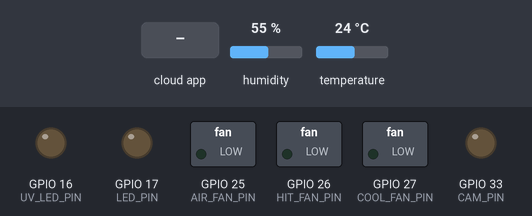
A sketch run on a simulated ESP32. Shown: switched loads named in the sketch (green lamp = pin HIGH), output pins drawn as LEDs (lit = HIGH). The inputs (shaded band) are chosen by the test bench; at power-on: temperature 24 °C, humidity 55 %. WiFi joins after 1.5 s; servers stay silent unless stated; the Firebase database answers and starts empty; what the sketch prints to the serial monitor is not drawn.

Above: at 2.7 s.
2.8 s: the phone or cloud app sets isUvLed to false
At 4.6 s:
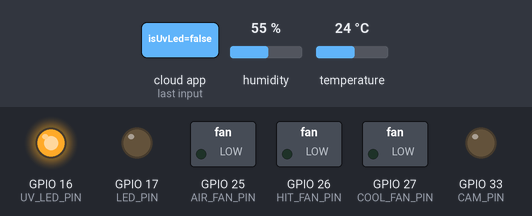
4.9 s: the phone or cloud app sets isLed to false
At 5.4 s:
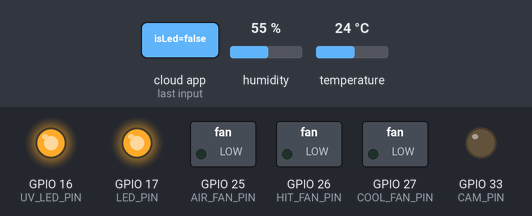
6.5 s: the phone or cloud app sets isCam to false
At 7.3 s:
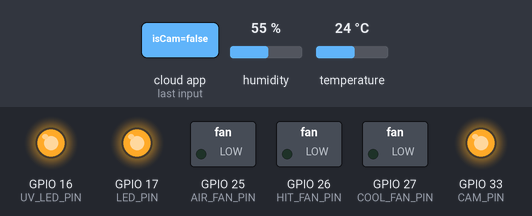
8.0 s: the phone or cloud app sets isCoolFan to true
At 8.8 s:
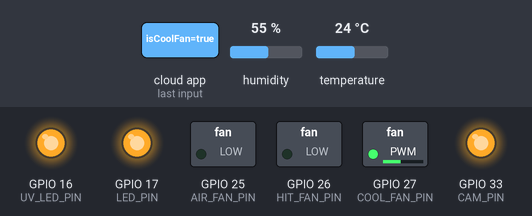
9.7 s: the phone or cloud app sets isHitFan to true
At 10.6 s:
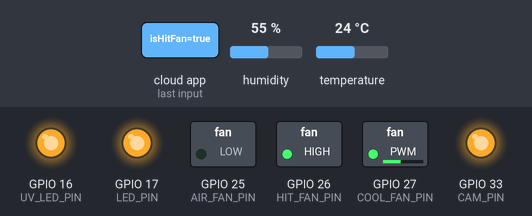
11.3 s: temperature set to 12 °C
At 14.8 s:
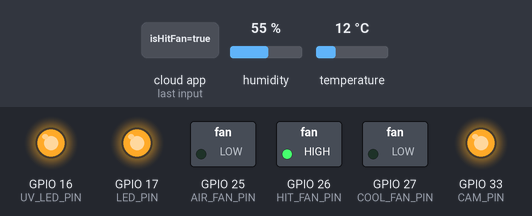
Timing chart, 0 to 16.3 s (numbered marks = the images above; inputs shaded):
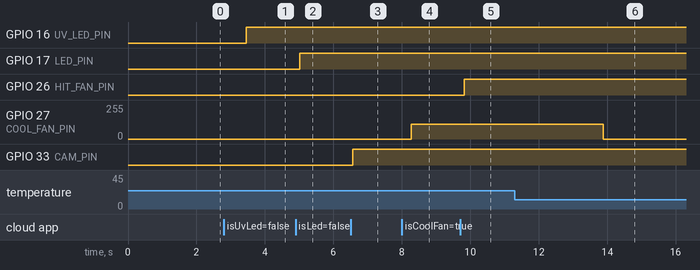

Measured:
- after the input at 2.8 s, GPIO 16 (UV_LED_PIN): LOW → HIGH after 0.66 s
- after the input at 4.9 s, GPIO 17 (LED_PIN): LOW → HIGH after 0.12 s
- after the input at 6.5 s, GPIO 33 (CAM_PIN): LOW → HIGH after 0.07 s
- after the input at 8.0 s, GPIO 27 (COOL_FAN_PIN): 0/255 → 111/255 after 0.27 s
- after the input at 9.7 s, GPIO 26 (HIT_FAN_PIN): LOW → HIGH after 0.12 s
- after the input at 11.3 s, GPIO 27 (COOL_FAN_PIN): 111/255 → 0/255 after 2.6 s

The sketch:

inqbat-esp.ino
```cpp
#include <WiFi.h>
#include <WiFiClient.h>
#include <WebServer.h>
#include <ESPmDNS.h>
#include <Update.h>
#include <DHT.h>
#include <FirebaseESP32.h>
#include <PID_v1.h>

const char* host = "main";

// 와이파이 설정.
const char* ssid = "inqbat";
const char* password = "inqbat123!";

// 사실 PID 제어 사용안해서 빼도 됨ㅋㅋ
// PID 제어 변수 초기화
double setpoint = 25.0;
double input, output;
double integral, previousError;
double Kp = 2.0, Ki = 5.0, Kd = 1.0; // P, I, D 값

PID pid(&input, &output, &setpoint, Kp, Ki, Kd, DIRECT);


#define DHTPIN 32                             // DHT22 센서의 데이터 핀을 ESP-WROOM-32의 2번 핀에 연결합니다.
#define DHTTYPE DHT22                         // DHT11 대신 DHT22 센서를 사용합니다.

#define FIREBASE_HOST ""                      // Firebase 호스트 주소를 여기에 입력하세요.
#define FIREBASE_AUTH ""                      // Firebase 인증 토큰을 여기에 입력하세요.
#define FIREBASE_DATABASE_PATH "/inqbat2"     // Firebase Realtime Database 경로를 설정합니다.

// 출력 핀 값 설정.
#define UV_LED_PIN 16
#define LED_PIN 17
#define COOL_FAN_PIN 27
#define HIT_FAN_PIN 26
#define AIR_FAN_PIN 25
#define CAM_PIN 33

// DHT 객체 생성
DHT dht(DHTPIN, DHTTYPE);

// Firebase 객체 생성
FirebaseData firebaseData;

// 웹서버 실행 (http://main.local/)
// 웹 업로드(.bin) 할려고.. 계속 플래시 버튼 누르면 손 아파서.
WebServer server(80);

/*
 * Login page
 */

const char* loginIndex =
 "<form name='loginForm'>"
    "<table width='20%' bgcolor='A09F9F' align='center'>"
        "<tr>"
            "<td colspan=2>"
                "<center><font size=4><b>ESP32 Login Page</b></font></center>"
                "<br>"
            "</td>"
            "<br>"
            "<br>"
        "</tr>"
        "<tr>"
             "<td>Username:</td>"
             "<td><input type='text' size=25 name='userid'><br></td>"
        "</tr>"
        "<br>"
        "<br>"
        "<tr>"
            "<td>Password:</td>"
            "<td><input type='Password' size=25 name='pwd'><br></td>"
            "<br>"
            "<br>"
        "</tr>"
        "<tr>"
            "<td><input type='submit' onclick='check(this.form)' value='Login'></td>"
        "</tr>"
    "</table>"
"</form>"
"<script>"
    "function check(form)"
    "{"
    "if(form.userid.value=='inqbat' && form.pwd.value=='inqbat123!')"
    "{"
    "window.open('/serverIndex')"
    "}"
    "else"
    "{"
    " alert('Error Password or Username')/*displays error message*/"
    "}"
    "}"
"</script>";

/*
 * Server Index Page
 */

const char* serverIndex =
"<script src='https://ajax.googleapis.com/ajax/libs/jquery/3.2.1/jquery.min.js'></script>"
"<form method='POST' action='#' enctype='multipart/form-data' id='upload_form'>"
   "<input type='file' name='update'>"
        "<input type='submit' value='Update'>"
    "</form>"
 "<div id='prg'>progress: 0%</div>"
 "<script>"
  "$('form').submit(function(e){"
  "e.preventDefault();"
  "var form = $('#upload_form')[0];"
  "var data = new FormData(form);"
  " $.ajax({"
  "url: '/update',"
  "type: 'POST',"
  "data: data,"
  "contentType: false,"
  "processData:false,"
  "xhr: function() {"
  "var xhr = new window.XMLHttpRequest();"
  "xhr.upload.addEventListener('progress', function(evt) {"
  "if (evt.lengthComputable) {"
  "var per = evt.loaded / evt.total;"
  "$('#prg').html('progress: ' + Math.round(per*100) + '%');"
  "}"
  "}, false);"
  "return xhr;"
  "},"
  "success:function(d, s) {"
  "console.log('success!')"
 "},"
 "error: function (a, b, c) {"
 "}"
 "});"
 "});"
 "</script>";

/*
 * setup function
 */
void setup(void) {
  Serial.begin(115200);

  // Connect to WiFi network
  WiFi.begin(ssid, password);
  Serial.println("");

  // Wait for connection
  while (WiFi.status() != WL_CONNECTED) {
    delay(500);
    Serial.print(".");
  }
  Serial.println("");
  Serial.print("Connected to ");
  Serial.println(ssid);
  Serial.print("IP address: ");
  Serial.println(WiFi.localIP());

  /*use mdns for host name resolution*/
  if (!MDNS.begin(host)) { //http://main.local
    Serial.println("Error setting up MDNS responder!");
    while (1) {
      delay(1000);
    }
  }
  Serial.println("mDNS responder started");
  /*return index page which is stored in serverIndex */
  server.on("/", HTTP_GET, []() {
    server.sendHeader("Connection", "close");
    server.send(200, "text/html", loginIndex);
  });
  server.on("/serverIndex", HTTP_GET, []() {
    server.sendHeader("Connection", "close");
    server.send(200, "text/html", serverIndex);
  });
  /*handling uploading firmware file */
  server.on("/update", HTTP_POST, []() {
    server.sendHeader("Connection", "close");
    server.send(200, "text/plain", (Update.hasError()) ? "FAIL" : "OK");
    ESP.restart();
  }, []() {
    HTTPUpload& upload = server.upload();
    if (upload.status == UPLOAD_FILE_START) {
      Serial.printf("Update: %s\n", upload.filename.c_str());
      if (!Update.begin(UPDATE_SIZE_UNKNOWN)) { //start with max available size
        Update.printError(Serial);
      }
    } else if (upload.status == UPLOAD_FILE_WRITE) {
      /* flashing firmware to ESP*/
      if (Update.write(upload.buf, upload.currentSize) != upload.currentSize) {
        Update.printError(Serial);
      }
    } else if (upload.status == UPLOAD_FILE_END) {
      if (Update.end(true)) { //true to set the size to the current progress
        Serial.printf("Update Success: %u\nRebooting...\n", upload.totalSize);
      } else {
        Update.printError(Serial);
      }
    }
  });
  server.begin();

  Firebase.begin(FIREBASE_HOST, FIREBASE_AUTH);      // Firebase 초기화합니다.
  dht.begin();                                      // DHT 센서를 초기화합니다.
  pinMode(LED_PIN, OUTPUT);                          // LED 핀을 출력으로 설정합니다.
  pinMode(UV_LED_PIN, OUTPUT);
  pinMode(COOL_FAN_PIN, OUTPUT);
  pinMode(HIT_FAN_PIN, OUTPUT);
  pinMode(AIR_FAN_PIN, OUTPUT);
  pinMode(CAM_PIN, OUTPUT);
}

void loop(void) {
  server.handleClient();

  delay(100);                                      // 2초 동안 대기합니다.

  float humidity = dht.readHumidity();              // 습도를 읽어옵니다.
  float temperature = dht.readTemperature();        // 온도를 읽어옵니다.

  if (isnan(humidity) || isnan(temperature)) {      // 습도 또는 온도가 유효하지 않은 값일 경우
    // Serial.println("Failed to read from DHT sensor!");
    // return;            // 메이커집이 주석으로 변경
  }

  Firebase.setFloat(firebaseData, FIREBASE_DATABASE_PATH + String("/humi"), humidity);            // Firebase에 습도를 업데이트합니다.
  Firebase.setFloat(firebaseData, FIREBASE_DATABASE_PATH + String("/temp"), temperature);      // Firebase에 온도를 업데이트합니다.
  // Firebase.setString(firebaseData, FIREBASE_DATABASE_PATH + String("/camUrl"), Wifi().LocalIP());

  input = temperature;

  Serial.println("==============");
  // UV LED
  if (Firebase.getString(firebaseData, FIREBASE_DATABASE_PATH + String("/isUvLed"))) {
    if (firebaseData.dataType() == "string") {
      String value = firebaseData.stringData();
      if (value == "true") {
        digitalWrite(UV_LED_PIN, LOW);  // LED 핀을 LOW로 설정합니다.
        Serial.println("UV LED on");
      } else if (value == "false") {
        digitalWrite(UV_LED_PIN, HIGH);   // LED 핀을 HIGH로 설정합니다.
        Serial.println("UV LED off");
      }
    }
  }

  // LED
  if (Firebase.getString(firebaseData, FIREBASE_DATABASE_PATH + String("/isLed"))) {
    if (firebaseData.dataType() == "string") {
      String value = firebaseData.stringData();
      if (value == "true") {
        digitalWrite(LED_PIN, LOW);  // LED 핀을 LOW로 설정합니다.
        Serial.println("LED on");
      } else if (value == "false") {
        digitalWrite(LED_PIN, HIGH);   // LED 핀을 HIGH로 설정합니다.
        Serial.println("LED off");
      }
    }
  }

  // Cam
  if (Firebase.getString(firebaseData, FIREBASE_DATABASE_PATH + String("/isCam"))) {
    if (firebaseData.dataType() == "string") {
      String value = firebaseData.stringData();
      if (value == "true") {
        digitalWrite(CAM_PIN, LOW);  // LED 핀을 LOW로 설정합니다.
        Serial.println("CAM on");
      } else if (value == "false") {
        digitalWrite(CAM_PIN, HIGH);   // LED 핀을 HIGH로 설정합니다.
        Serial.println("CAM off");
      }
    }
  }

  // AIR_FAN
  if (Firebase.getString(firebaseData, FIREBASE_DATABASE_PATH + String("/isOutFan"))) {
    if (firebaseData.dataType() == "string") {
      String value = firebaseData.stringData();
      if (value == "true") {
        int mappedValue = map(temperature, 17, 33, 0, 255);  // 여기서 팬 속도 제어함.
        analogWrite(AIR_FAN_PIN, mappedValue);
      } else if (value == "false") {
        analogWrite(AIR_FAN_PIN, 0);   // LED 핀을 HIGH로 설정합니다.
        Serial.println("AIR off");
      }
    }
  }

   // COOL_FAN
  if (Firebase.getString(firebaseData, FIREBASE_DATABASE_PATH + String("/isCoolFan"))) {
    if (firebaseData.dataType() == "string") {
      String value = firebaseData.stringData();
      if (value == "true") {
        int mappedValue = map(temperature, 17, 33, 0, 255);  // 여기서 팬 속도 제어함.
        analogWrite(COOL_FAN_PIN, mappedValue);
        Serial.println("cool on");
      } else if (value == "false") {
        analogWrite(COOL_FAN_PIN, 0);   // LED 핀을 HIGH로 설정합니다.
        Serial.println("cool off");
      }
    }
  }

  // HIT_FAN
  if (Firebase.getString(firebaseData, FIREBASE_DATABASE_PATH + String("/isHitFan"))) {
    if (firebaseData.dataType() == "string") {
      String value = firebaseData.stringData();
      if (value == "false") {
        digitalWrite(HIT_FAN_PIN, LOW);   // LED 핀을 HIGH로 설정합니다.
        Serial.println("hit on");
      } else if (value == "true") {
        digitalWrite(HIT_FAN_PIN, HIGH);   // LED 핀을 HIGH로 설정합니다.
        Serial.println("hit off");
      }
    }
  }
  delay(100);
}
```
